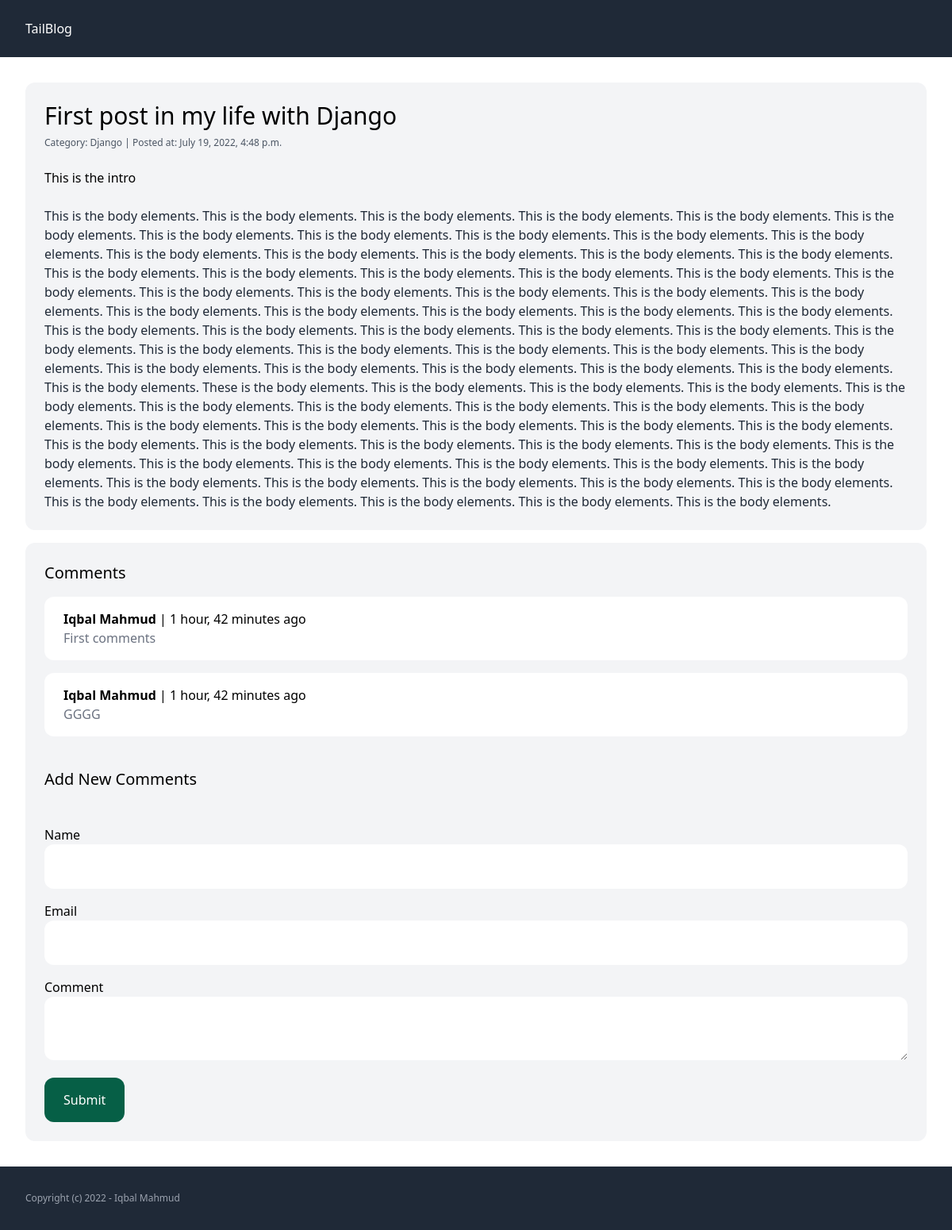
/first-django-post/, run on the app's committed database.
### post/models.py (models this page shows, shortened)
class Post(models.Model):
    category = models.ForeignKey(Category, related_name='posts', on_delete=models.CASCADE)
    title = models.CharField(max_length=255)
    slug = models.SlugField(max_length=255)
    intro = models.TextField()
    body = models.TextField()
    created_at = models.DateTimeField(auto_now_add=True)
    class Meta:
        ordering = ('created_at', )

class Category(models.Model):
    title = models.CharField(max_length=255)

class Comment(models.Model):
    post = models.ForeignKey(Post, related_name='comments', on_delete=models.CASCADE)
    name = models.CharField(max_length=255)
    email = models.EmailField(max_length=255)
    comment = models.TextField()
    created_at = models.DateTimeField(auto_now_add=True)

### post/views.py (the view, shortened to what this page needs)
# urls.py: path('<slug:slug>/', views.post_detail, name='post_detail'),
def post_detail(request, slug):
    post = get_object_or_404(Post, slug=slug)
    return render(request, "post/detail.html", {'post': post})

### post/templates/post/detail.html (shortened to what this page needs)
{% extends 'post/base.html' %}
{% block content %}
<div>
    <article class="p-6 bg-gray-100 rounded-xl">
        <h2 class="text-3xl">{{ post.title }}</h2>
        <span class="py-2 mb-4 text-xs block text-gray-600">Category:
            <a href="{% url 'category_detail' post.category.id %}">{{ post.category.title}}</a> | Posted at: {{ post.created_at }}</span>
        <p class="mb-6">{{ post.intro }}</p>
        <p class="text-gray-800">
            {{ post.body }}
        </p>
    </article>
    <div class="mt-4 p-6 bg-gray-100 rounded-xl">
        <h3 class="mb-4 text-xl">Comments</h3>
        {% for comment in post.comments.all %}
        <div class="mb-4 w-full py-4 px-6 rounded-xl bg-white">
            <strong>{{ comment.name }}</strong> | {{ comment.created_at|timesince }} ago<br>
           <p class="text-gray-500">{{ comment.comment }}</p>
        </div>
        {% endfor %}
        <h3 class="py-6 mb-5 text-xl">Add New Comments</h3>
        <form method="post" action="." class="space-y-4">
            <div>
                <label>Name</label><br>
                <input type="text" name="name" class="w-full py-4 px-6 rounded-xl bg-white">
            </div>
            <div>
                <label>Email</label><br>
                <input type="email" name="email" class="w-full py-4 px-6 rounded-xl bg-white">
            </div>
            <div>
                <label>Comment</label><br>
                <textarea name="comment" class="w-full py-4 px-6 rounded-xl bg-white"></textarea>
            </div>
            <div>
                <button class="py-4 px-6 rounded-xl bg-emerald-800 text-white">Submit</button>
            </div>
        </form>
    </div>
</div>
{% endblock %}

### post/templates/post/base.html (shortened to what this page needs)
<!doctype html>
<html>
<head>
  <script src="https://cdn.tailwindcss.com"></script>
</head>
<body>
  <nav class="py-6 px-8 bg-gray-800 text-white">
    <a href="/">TailBlog</a>
  </nav>
  <main class="py-8 px-8">
    {% block content %}
    {% endblock %}
  </main>
  <footer class="py-8 px-8 bg-gray-800 text-gray-400">
    <p class="text-xs">Copyright (c) 2022 - Iqbal Mahmud</p>
  </footer>
</body>
</html>

### data on the page
Post: title "First post in my life with Django", category "Django", created_at "July 19, 2022, 4:48 p.m.", intro "This is the intro", body "This is the body elements. This is the body elements. This is the body elements. This is the body elements. This is the body elements. This is the body elements. This is the body elements. This is the body elements. This is the body elements. This is the body elements. This is the body elements. This is the body elements. This is the body elements. This is the body elements. This is the body elements. This is the body elements. This is the body elements. This is the body elements. This is the body elements. This is the body elements. This is the body elements. This is the body elements. This is the body elements. This is the body elements. This is the body elements. This is the body…"
Comment: name "Iqbal Mahmud", created_at "1 hour, 42 minutes", comment "First comments"
Comment: name "Iqbal Mahmud", created_at "1 hour, 42 minutes", comment "GGGG"
